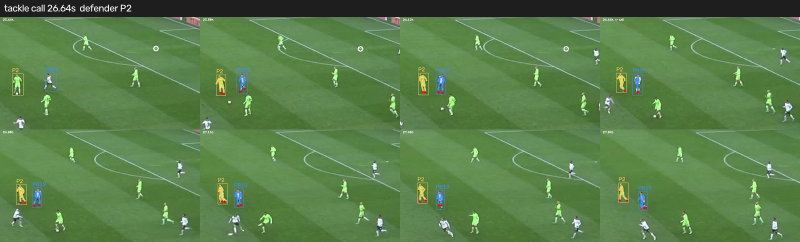
#> input picture assets/body_events/examples/real_broadcast_rejected_26s.jpg, 1600 x 484 px (shown at 1/2 size)
$ python -i appearance.py   (imports and definitions only)
#> lines starting #> are read from the running program, lines starting #| are printed output that depends on the picture
#> further down, picture is the input picture: shape (484, 1600, 3); mean B, G, R 74, 126.3, 88.8
"""Kit colour as an identity signal.

Two players in a 1v1 almost always wear different colours, and colour is the
one cue that survives them tangling up: when their boxes separate again, the
kit says who is who.  Plan §2.1 notes that for two differently coloured kits an
HSV histogram is enough and far cheaper than a learned embedding.

The feature is a joint hue-saturation histogram plus a brightness histogram of
the shirt-and-shorts band of the box, with pitch-coloured pixels removed so
grass showing between the legs does not dominate.  Hue alone fails on white,
black and grey kits, which have no reliable hue; the brightness histogram is
what separates those.  Histograms are square-rooted (Hellinger), so Euclidean
distance between features behaves like a proper distance between distributions
and ordinary k-means works on them.
"""

from __future__ import annotations

from dataclasses import dataclass

import cv2
import numpy as np

__all__ = ["GrassModel", "pitch_hue", "kit_feature", "FEATURE_DIM"]

_H_BINS, _S_BINS, _V_BINS = 16, 4, 8
FEATURE_DIM = _H_BINS * _S_BINS + _V_BINS


@dataclass(frozen=True)
class GrassModel:
    """What the pitch looks like in HSV: a hue band plus saturation and
    brightness ranges.  Masking on hue alone erases a lime or green kit along
    with the grass; the kit is far brighter and more saturated than the turf,
    so all three ranges together separate them."""

    hue: float
    hue_tol: float
    s_range: tuple[float, float]
    v_range: tuple[float, float]

    # [6 lines left out: function mask, not called in this run]


def pitch_hue(image: np.ndarray) -> GrassModel | None:
    """Model the dominant saturated colour of the frame: the grass, on any pitch.

    Returns ``None`` when the frame has no dominant saturated colour (an indoor
    court in grey, say), in which case nothing is masked.
    """
    small = cv2.resize(image, (160, 90), interpolation=cv2.INTER_AREA)
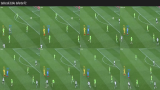
#> small: shape (90, 160, 3); mean B, G, R 74, 126.3, 88.8
    hsv = cv2.cvtColor(small, cv2.COLOR_BGR2HSV).reshape(-1, 3).astype(float)
    sat = (hsv[:, 1] > 50) & (hsv[:, 2] > 40)
    if sat.mean() < 0.2:
        return None
    hist = np.bincount(hsv[sat, 0].astype(int), minlength=180).astype(float)
#> hist = 180 values, max 2858 at index 52, min 0 at index 0, mean 73.92
    hist = np.convolve(np.r_[hist[-5:], hist, hist[:5]], np.ones(11) / 11, mode="valid")
#> hist = 180 values, max 1139.9 at index 54, min 0 at index 114, mean 73.92
    peak = int(np.argmax(hist))
#> peak = 54
    if hist[peak] * 11 / sat.sum() < 0.25:  # no single colour dominates
        return None
    dh = np.abs(hsv[:, 0] - peak)
#> dh = 14400 values, max 124 at index 1158, min 0 at index 967, mean 6.98
    dh = np.minimum(dh, 180 - dh)
#> dh = 14400 values, max 67 at index 1119, min 0 at index 967, mean 6.95
    grass = hsv[sat & (dh <= 12)]
    spread = 1.4826 * np.median(np.abs(grass[:, 0] - np.median(grass[:, 0])))
#> spread = 1.48
    s_lo, s_hi = np.percentile(grass[:, 1], [2, 98])
#> s_lo = 68; s_hi = 138
    v_lo, v_hi = np.percentile(grass[:, 2], [2, 98])
#> v_lo = 112; v_hi = 159
    return GrassModel(float(np.median(grass[:, 0])), float(np.clip(3 * spread, 4, 12)),
                      (float(s_lo) - 10, float(s_hi) + 10), (float(v_lo) - 15, float(v_hi) + 15))


# [37 lines left out: function kit_feature, not called in this run]

>>> import cv2
>>> picture = cv2.imread('../../assets/body_events/examples/real_broadcast_rejected_26s.jpg')
>>> result = pitch_hue(picture)
